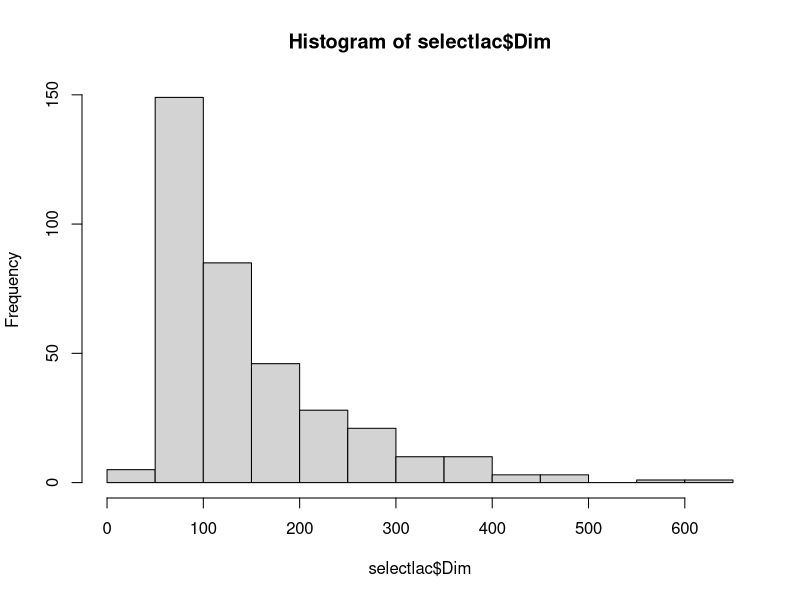

Write R code to recreate this figure. (Note: this script raises an error after producing the figure.)

##################
#PROJECT
##################
library("dplyr")    

#import the data
animals=read.csv("animals4.csv")
head(animals)
dim(animals)
x<-animals[!duplicated(animals$CowId),]
head(x)
dim(x)
y<-animals[!duplicated(animals$herd),]
head(y)
dim(y)
z<-animals[unique(animals$CowId),]
dim(z)
ggg<-animals[unique(animals$herd),]
dim(ggg)
animals$BIRTH_DATE=as.Date(animals$BIRTH_DATE,"%d%b%Y")
#View(x=animals)


lac=read.csv("lactations3.csv")
head(lac)
lac$START_DATE=as.Date(lac$START_DATE,"%d%b%Y")
lac$END_DATE=as.Date(lac$END_DATE,"%d%b%Y")
sum(is.na(lac[,4]))
sum(is.na(lac[,5]))
head(lac)
#############
#library(lubridate)
#lac$SERVICE_DATE <- dmy(lac$SERVICE_DATE)
#lac$END_DATE <- dmy(lac$END_DATE)
#lac$START_DATE <- dmy(lac$START_DATE)
#sum(is.na(lac[,4]))
#sum(is.na(lac[,5]))
#as.Date(lac$START_DATE,"%d%b%Y")

#as.Date(as.character(lac$START_DATE),'%y%m%d')
#head(lac$START_DATE)
#a=as.vector(unlist(lac$START_DATE))
#a
#as.Date(a,"%d%b%Y")

#x=c("01jan1999","02jan1991")
#as.Date(x,"%d%b%Y")

##############
#b=read.csv("bwt5.csv")
#head(b)
#test=read.csv("testdays6.csv")
#head(test)
#########
#TASK 1 merging columns animals and lactations  
#options(max.print = 9999999)
a=merge(animals,lac,by = c("CowId","herd"))
#install.packages("relimp")
#library(relimp, pos=35)
#showData(a, placement='-20+200', font=getRcmdr('logFont'), maxwidth=80,  maxheight=10)
####################################
#### View in a new page fully 
#page(x = a, method = "print")
#View(x = a , title = "My Merge data Animal and Lac")
a<-a[which(a$START_DATE>=a$BIRTH_DATE & a$END_DATE>=a$START_DATE),]
#View(x = a , title = "My Merge data Animal and Lac")
#a<-a[which(a$START_DATE>=a$BIRTH_DATE & a$END_DATE>=a$BIRTH_DATE),]
#View(x = a , title = "My Merge data Animal and Lac")

#######
my_tibble <- as_tibble(a)   
print(my_tibble, n = nrow(my_tibble)) 
##############
#TASK 2 Selecting lactation 1
my_tibble<-my_tibble[which(my_tibble$LACT_NO==1),]
View(x = my_tibble , title = "My 1st Lactation data")
#d=a[which(a$LACT_NO==1),]
#print(d, n = nrow(d)) 
#d
#View(x = d , title = "My 1st Lactation data")
##############
#df <-d[order(d$CowdId),]
#df<-d[sort(d$CowId),]
#View(x = df , title = "My sort data")
#############
#TASK 3  Merge 1st lactation with breed , by cow-herd
breed=read.csv("breedings3.csv")
head(breed)
lacbreed<-merge(my_tibble,breed,by = c("CowId","herd"))
View(x = lacbreed , title = "My Merge 1st lac and breed data")

##############
#TASK 4 Order by cowdid, herd, service date
#attach(lacbreed)
#lacbreed<-data.frame(lacbreed[,c("CowId","herd")])
#lacbreed<-select(lacbreed$CowId,lacbreed$herd,lacbreed$BIRTH_DATE)
names(lacbreed)
lacbreed$SERVICE_DATE=as.Date(lacbreed$SERVICE_DATE,"%d%b%Y")
lacbreed<-lacbreed[,c("CowId","herd","BIRTH_DATE","START_DATE","SERVICE_DATE","END_DATE","LACT_NO","ENTER_HERD_DATE","LEFT_HERD_DATE","LEFT_HERD_CODE","DAY_305_MILK","DAY_305_FAT","DAY_305_PROT","LACT_DATE_YLD_MILK","LACT_DATE_YLD_FAT","LACT_DATE_YLD_PROT","CUMUL_MILK_VALUE","CUMUL_FEED_COST")]
#lacbreed<-lacbreed[,c(lacbreed$CowId,lacbreed$herd,lacbreed$BIRTH_DATE,lacbreed$START_DATE,lacbreed$SERVICE_DATE,lacbreed$END_DATE)]
#lacbreed<-lacbreed[,c(1,2,18,9,8,3:7,10:17)]
#library(lubridate)
#lacbreed$SERVICE_DATE <- dmy(lacbreed$SERVICE_DATE)
#lacbreed$END_DATE <- dmy(lacbreed$END_DATE)
#lacbreed$START_DATE <- dmy(lacbreed$START_DATE)
head(lacbreed)
#class(lacbreed$SERVICE_DATE)
#lacorder=lacbreed[order(lacbreed[,1],lacbreed[,2],lacbreed[,3]),]
View(x = lacbreed , title = "My Order inside lacbreed")
#lacorder<-lacbreed[sort(lacbreed[,1]),]
#View(x = lacorder , title = "My Order inside lacbreed")
lacbreed=lacbreed[order(lacbreed[,1]),]
View(x = lacbreed , title = "My Order inside lacbreed")
#filter((lacorder$SERVICE_DATE>=lacorder$START_DATE) & (lacorder$SERVICE_DATE<=lacorder$END_DATE))
##############

#TASK 5 Select the service date , range between start and end laction date
lacbreed$ENTER_HERD_DATE=as.Date(lacbreed$ENTER_HERD_DATE,"%d%b%Y")
selectlac<-lacbreed[which(lacbreed$SERVICE_DATE>=lacbreed$START_DATE & lacbreed$SERVICE_DATE<=lacbreed$END_DATE &lacbreed$SERVICE_DATE>=lacbreed$BIRTH_DATE & lacbreed$ENTER_HERD_DATE>=lacbreed$BIRTH_DATE),]
View(x = selectlac , title = "My selected lac range date")
##########
#df %>% 
#  group_by(select$CowId) %>% 
#  [which(min(selectlac$SERVICE_DATE) & max(selectlac$SERVICE_DATE))]
#library(data.table)
#x<-setDT(selectlac)[order(selectlac$SERVICE_DATE), head(.SD, 1L), by = selectlac$CowId]
#View(x = x , title = "first date")
#aggregate(selectlac$herd,by=list(selectlac$CowId), FUN=max)
#library(dplyr)
#selectlac %>%
#  group_by(CowId) %>%
#  arrange(SERVICE_DATE) %>%
#  slice(1L)

##############
selectlac<-selectlac %>% 
  group_by(CowId) %>%
  filter(SERVICE_DATE == min(SERVICE_DATE) | SERVICE_DATE == max(SERVICE_DATE))

View(x = selectlac , title = "first date and last date filter")
##############
# TASK 6 DiM days , service date - lactation start date
selectlac$Dim<-selectlac$SERVICE_DATE-selectlac$START_DATE
View(x = selectlac , title = "My selected lac range date")
############
#TASK 7 Plot the histograms for Dim 
selectlac$Dim<-as.numeric(selectlac$Dim)
#data.frame(selectlac$Dim)
#a=as.numeric(selectlac$Dim)
#a
hist(selectlac$Dim)

########
#TASK 8 Plot for each cow 
selectlac<-selectlac %>% 
   group_by(CowId) %>% slice(CowId) %>%
    hist(CowId)

hist(selectlac$CowId,breaks=362)
# Library

ggplot(selectlac, aes(x = CowId)) +
  geom_histogram(aes(color = "black"),
                 position = "identity", alpha = 0.4,bins=362)+scale_color_manual(values = c("#00AFBB", "#E7B800"))
#library(tidyverse)
###############
#TASK 9  Plot for each herd

hist(selectlac$herd)

#############
#TASK 10 Plot with days in milk and each breed with stick and circle
d<-selectlac[1:15,c("CowId","Dim")]
d
e<-as.numeric(d$Dim)
e
# Create data
data <- data.frame(
  x=selectlac$Dim,
  y=selectlac$CowId
)
#data<-data[seq(1, nrow(data), 10), ]    #  every 10th data
data
library(ggplot2)
# plot
#ggplot(data, aes(x=x, y=y)) +
 # geom_segment( aes(x=x, xend=x, y=0, yend=y)) +
#  geom_point( size=5, color="red", fill=alpha("orange", 0.3), alpha=0.7, shape=21, stroke=2)
ggplot(selectlac, aes(x,y)) +
  geom_segment(aes(x = selectlac$Dim, y = 0, xend = selectlac$Dim, yend = selectlac$CowId), color = "grey50") +
  geom_point()+xlab("Days in Milk") +ylab("Breed")

# lollipop chart
ggplot(data, aes(x,y)) +
  geom_segment(aes(x = x, y = 0, xend = x, yend = y), color = "grey50") +
  geom_point()+xlab("Days in Milk") +ylab("Breed")
  


#selectlac$Dim

